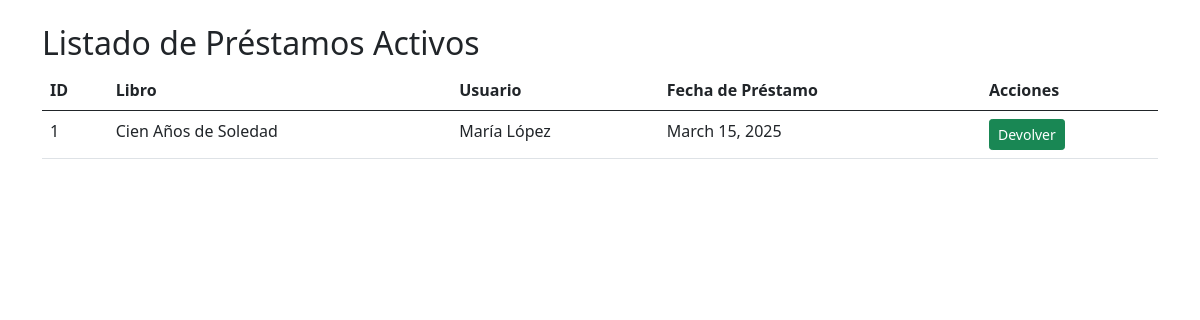
Screenshot of /web/loans/ with the database file from the repository.
### bibliotecaApp/models.py (models this page shows, shortened)
class Loan(models.Model):
    book = models.ForeignKey(Book, on_delete=models.CASCADE, related_name='loans')
    user = models.ForeignKey(User, on_delete=models.CASCADE, related_name='loans')
    loan_date = models.DateField(auto_now_add=True)
    return_date = models.DateField(blank=True, null=True)
    active = models.BooleanField(default=True)

class Book(models.Model):
    library = models.ForeignKey(Library, on_delete=models.CASCADE, related_name='books')
    title = models.CharField(max_length=200)
    author = models.CharField(max_length=100)
    isbn = models.CharField(max_length=20, unique=True, blank=True, null=True)
    available = models.BooleanField(default=True)

class User(models.Model):
    name = models.CharField(max_length=100)
    email = models.EmailField(unique=True)

### bibliotecaApp/views.py (the view)
# urls.py: path('web/loans/', lista_loans_web, name='lista_loans_web'),
def lista_loans_web(request):
    if request.method == 'GET':
        loans = Loan.objects.filter(active=True)
        return render(request, 'loan_list.html', {'loans': loans, 'titulo': 'Listado de Préstamos Activos'})
    return render(request, 'error.html', {"error": "Método no permitido"})

### bibliotecaApp/templates/loan_list.html
{% extends "base.html" %}
{% block content %}
  <h2>{{ titulo }}</h2>
  <table class="table">
    <thead>
      <tr>
        <th>ID</th>
        <th>Libro</th>
        <th>Usuario</th>
        <th>Fecha de Préstamo</th>
        <th>Acciones</th>
      </tr>
    </thead>
    <tbody>
      {% for loan in loans %}
      <tr>
        <td>{{ loan.id }}</td>
        <td>{{ loan.book.title }}</td>
        <td>{{ loan.user.name }}</td>
        <td>{{ loan.loan_date }}</td>
        <td>
          <a href="{% url 'devolver_loan_web' loan.id %}" class="btn btn-success btn-sm">Devolver</a>
        </td>
      </tr>
      {% endfor %}
    </tbody>
  </table>
{% endblock %}

### rows the page displays
Loan: id "1", book "Cien Años de Soledad", user.name "María López", loan_date "March 15, 2025"

### other values shown
{{ titulo }} "Listado de Préstamos Activos"
